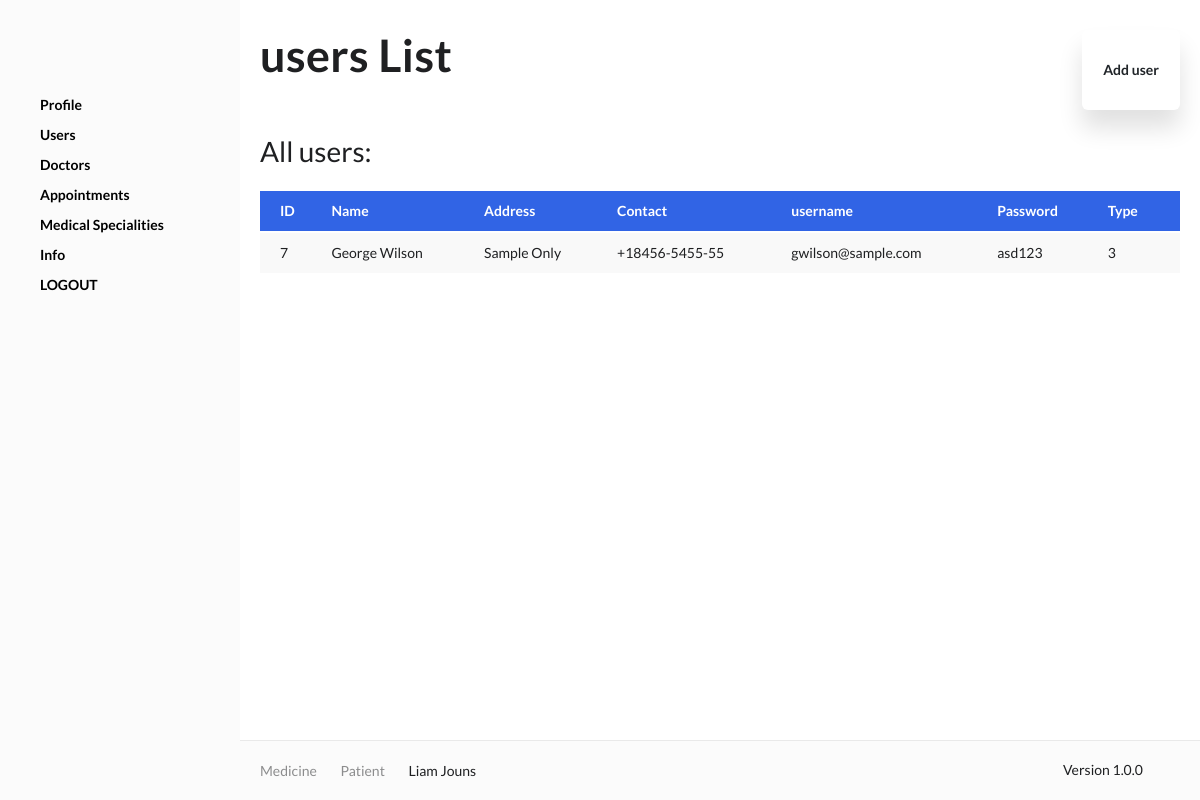
Before: /admin/users.php (signed in) with the older database file.
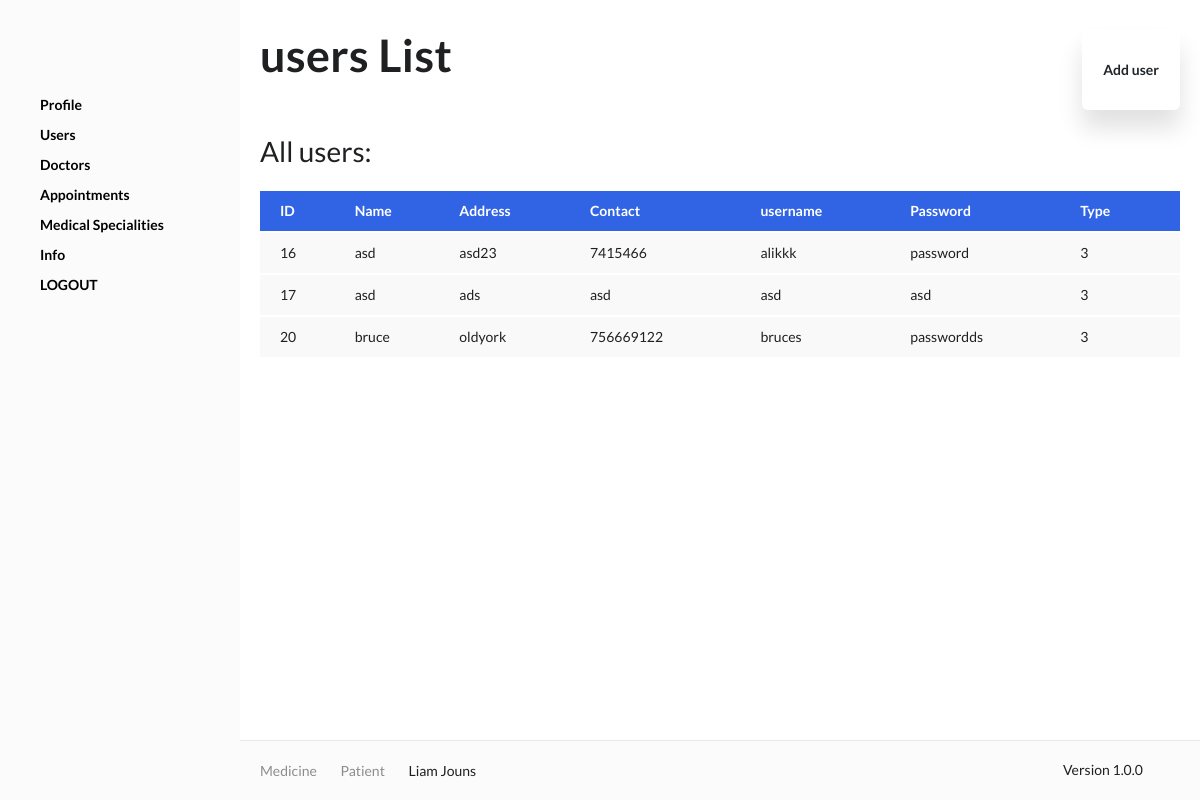
After: the same page with the newer database file.
### tables this page shows
CREATE TABLE `users` (
  `id` int(30) NOT NULL,
  `name` varchar(200) NOT NULL,
  `address` text NOT NULL,
  `contact` text NOT NULL,
  `username` varchar(100) NOT NULL,
  `password` varchar(200) NOT NULL,
  `type` tinyint(1) NOT NULL DEFAULT 2 COMMENT '1=admin , 2 = doctor,3=patient'
);

### include/DB_manage.php (called while the page is built, shortened)
<?php
class DB_Manage {
    public $db;
    function __construct() {
        require_once 'DB_Connect.php';
        $db = new Db_Connect();
         $this->db = $db->connect();
    }
				public function getusers(){
					$stmt1 = $this->db->prepare("SELECT * FROM `users` WHERE type = 3");
						if ($stmt1->execute()) {
							$order1 = $stmt1->get_result()->fetch_all(MYSQLI_ASSOC);
							return $order1;
						}
							 else {return false;}
					}
}
?>

### include/DB_Connect.php (called while the page is built, shortened)
<?php
class DB_Connect {
    public function connect() {
        $this->conn = new mysqli(DB_HOST, DB_USER, DB_PASSWORD, DB_DATABASE);
        mysqli_set_charset( $this->conn,'utf8');
        return $this->conn;
    }
}
?>

### admin/users.php (the view, shortened to what the changed rows need)
<?php
require_once dirname(__FILE__, 2) . '/include/DB_Manage.php';
$mng = new DB_Manage();
    ?>
<!doctype html>
<html lang="en">
<head><base href="../">
    <link rel="stylesheet" href="assets/css/bootstrap/bootstrap.css">
    <link rel="stylesheet" href="assets/css/icofont.min.css">
    <link rel="stylesheet" href="assets/css/simple-line-icons.css">
    <link rel="stylesheet" href="assets/css/jquery.typeahead.css">
    <link rel="stylesheet" href="assets/css/datatables.min.css">
    <link rel="stylesheet" href="assets/css/bootstrap-select.min.css">
    <link rel="stylesheet" href="assets/css/Chart.min.css">
    <link rel="stylesheet" href="assets/css/morris.css">
    <link rel="stylesheet" href="assets/css/leaflet.css">
    <link rel="stylesheet" href="assets/css/style.css">
</head>
<body class="vertical-layout boxed">
    <div class="page-box">
        <div class="app-container">
            <main class="main-content">
                <div class="main-content-wrap">
                    <header class="page-header">
                        <h1 class="page-title">users List</h1>
                    </header>
                    <div class="page-content">
                        <div class="card mb-0 mt-4">
                            <div class="card-body">
                                <div class="table-responsive">
                                    <table id="mytable" class="table table-hover">
                                        <thead>
                                            <tr class="bg-primary text-white">
                                            <th scope="col">ID</th>
                                                <th scope="col" >Name</th>
                                                <th scope="col">Address</th>
                                                <th scope="col">Contact</th>
                                                <th scope="col">username</th>
                                                <th scope="col">Password</th>
                                                <th scope="col">Type</th>
                                            </tr>
                                        </thead>
                                        <tbody>
<?php
$order1=$mng->getusers();
foreach($order1 as $row) {
    echo"<tr class='tr'>";
    echo "<td id='".$row['id']."'>".$row['id']."</td>";
    echo "<td  id='".$row['id']."'>".$row['name']."</td>";
    echo "<td  id='".$row['id']."'>".$row['address']."</td>";
    echo "<td  id='".$row['id']."'>".$row['contact']."</td>";
    echo "<td  id='".$row['id']."'>".$row['username']."</td>";
    echo "<td  id='".$row['id']."'>".$row['password']."</td>";
    echo "<td  id='".$row['id']."'>".$row['type']."</td>";
    echo"</tr>";
}
                                                ?>
                                        </tbody>
                                    </table>
                                </div>
                            </div>
                        </div>
                    </div>
                </div>
            </main>
        </div>
</body>
</html>

Changed rows visible on the page:
removed users: id "7", name "George Wilson", address "Sample Only", contact "+18456-5455-55", username "gwilson@sample.com", password "asd123", type "3"
added users: id "16", name "asd", address "asd23", contact "7415466", username "alikkk", password "password", type "3"
added users: id "17", name "asd", address "ads", contact "asd", username "asd", password "asd", type "3"
added users: id "20", name "bruce", address "oldyork", contact "756669122", username "bruces", password "passwordds", type "3"
